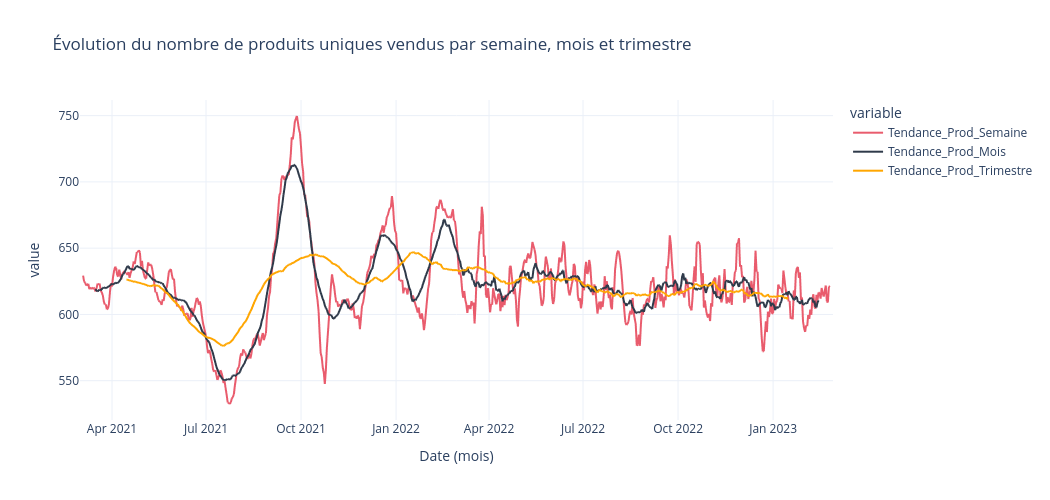

Here is the notebook cell this chart was saved with:
### Code cell
figure6=px.line(
    df_prod,
    x='date',
    y=['Tendance_Prod_Semaine','Tendance_Prod_Mois','Tendance_Prod_Trimestre'],    
    color_discrete_sequence=list(palette.values()),
    markers=False,
    title='Évolution du nombre de produits uniques vendus par semaine, mois et trimestre',
    labels={
        'date': 'Date (mois)'
    }
)

figure6.update_layout(
    template='plotly_white',
    hovermode='x unified',
    width=1050,
    height=500
)

figure6.update_traces(
    hovertemplate='%{y:.0f}€'
    )

figure6.show()

### Figure 1 — Plotly figure (JSON) as saved in the notebook; plotly's stock layout.template omitted (floating-point values rounded to 4 significant figures; data arrays with more than 128 entries replaced by an {"elided": "..."} marker saying what was removed)
{"data": [{"hovertemplate": "%{y:.0f}€", "legendgroup": "Tendance_Prod_Semaine", "line": {"color": "#e95c6d", "dash": "solid"}, "marker": {"symbol": "circle"}, "mode": "lines", "name": "Tendance_Prod_Semaine", "showlegend": true, "type": "scattergl", "x": {"elided": "730 str values"}, "xaxis": "x", "y": {"elided": "730 float values"}, "yaxis": "y"}, {"hovertemplate": "%{y:.0f}€", "legendgroup": "Tendance_Prod_Mois", "line": {"color": "#2f3a4a", "dash": "solid"}, "marker": {"symbol": "circle"}, "mode": "lines", "name": "Tendance_Prod_Mois", "showlegend": true, "type": "scattergl", "x": {"elided": "730 str values"}, "xaxis": "x", "y": {"elided": "730 float values"}, "yaxis": "y"}, {"hovertemplate": "%{y:.0f}€", "legendgroup": "Tendance_Prod_Trimestre", "line": {"color": "#ffa600", "dash": "solid"}, "marker": {"symbol": "circle"}, "mode": "lines", "name": "Tendance_Prod_Trimestre", "showlegend": true, "type": "scattergl", "x": {"elided": "730 str values"}, "xaxis": "x", "y": {"elided": "730 float values"}, "yaxis": "y"}], "layout": {"height": 500, "hovermode": "x unified", "legend": {"title": {"text": "variable"}, "tracegroupgap": 0}, "title": {"text": "Évolution du nombre de produits uniques vendus par semaine, mois et trimestre"}, "width": 1050, "xaxis": {"anchor": "y", "domain": [0, 1], "title": {"text": "Date (mois)"}}, "yaxis": {"anchor": "x", "domain": [0, 1], "title": {"text": "value"}}}}
